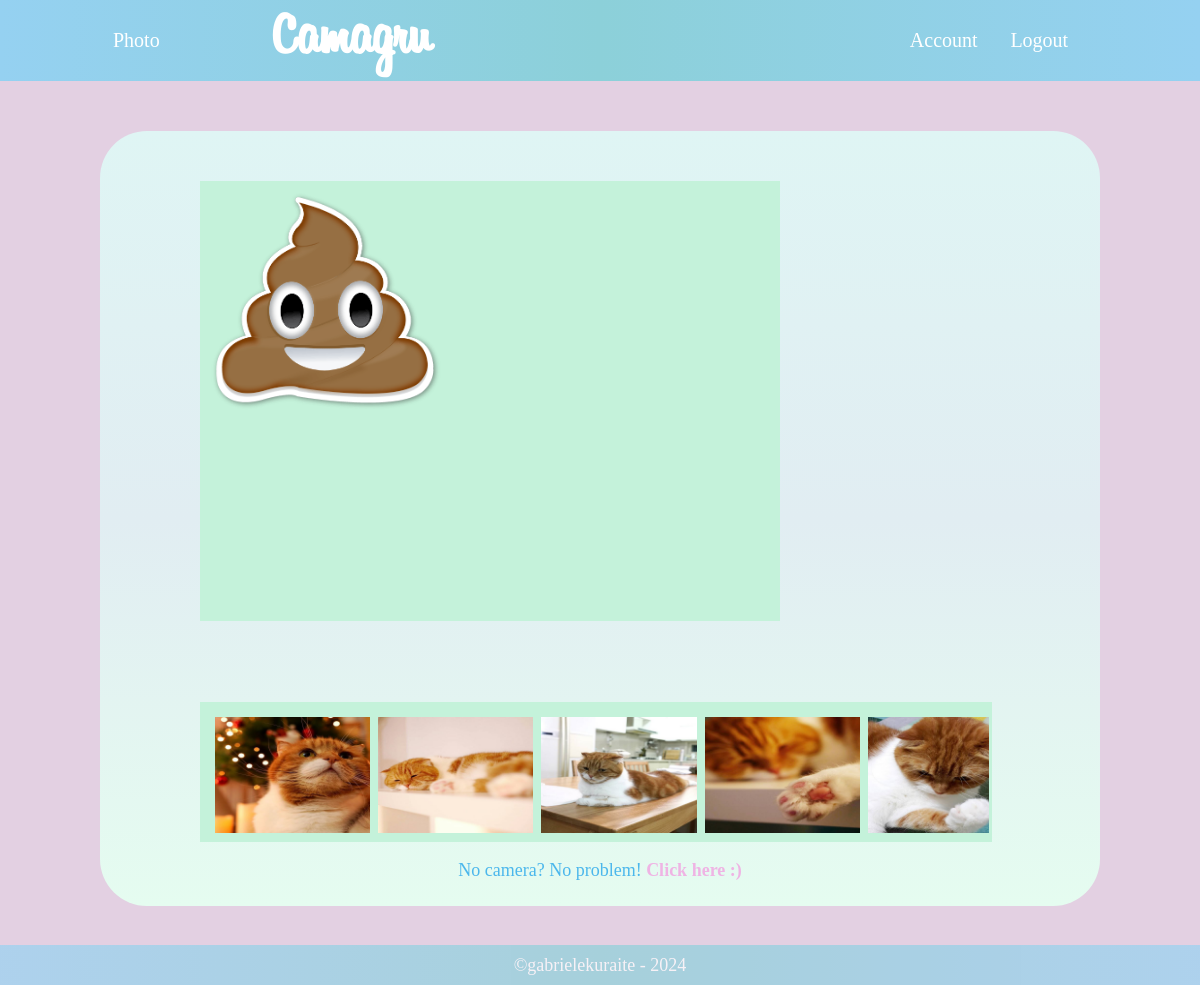
The page /camera.php (signed in) on the database as committed earlier.
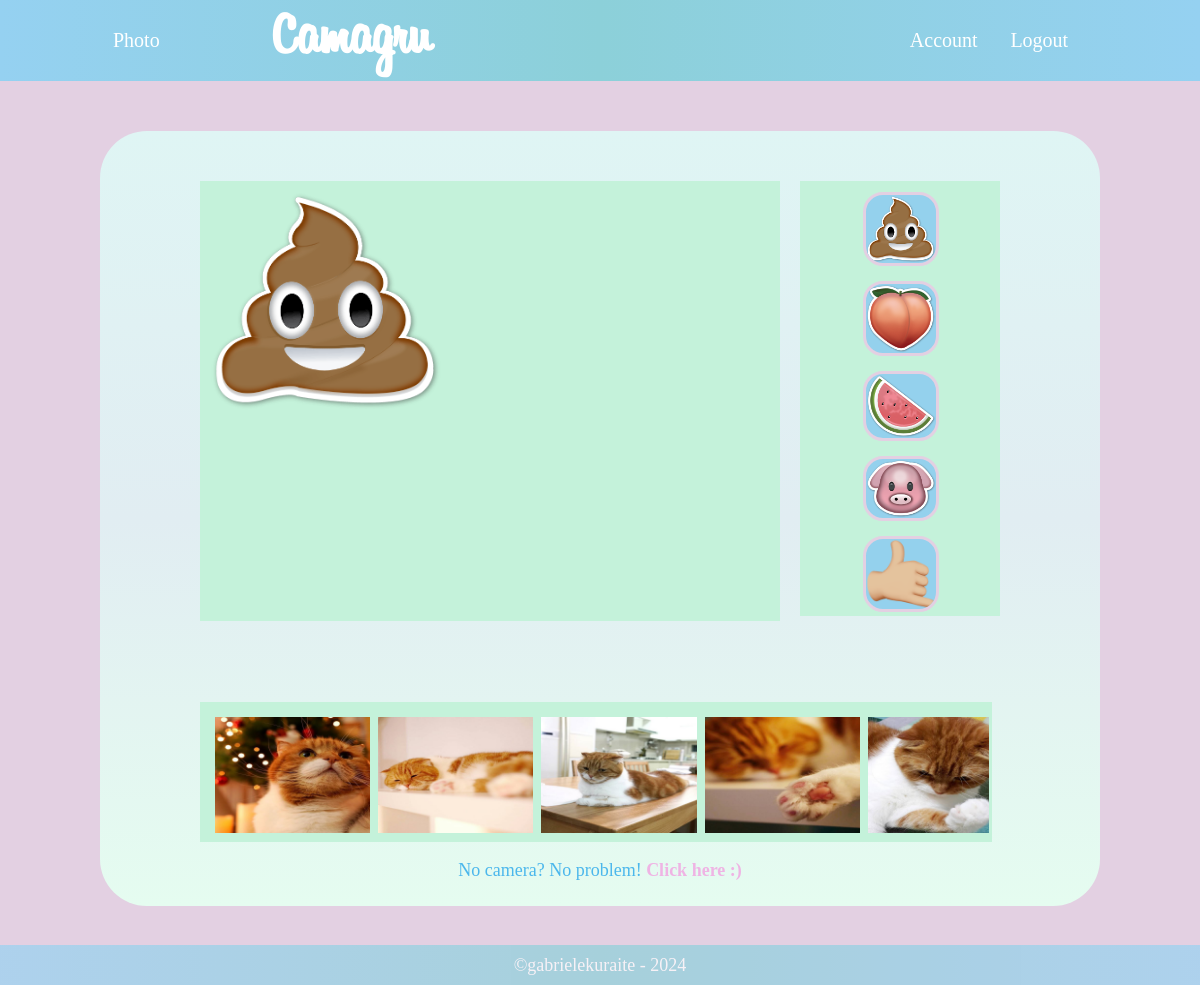
The same page on the database as committed later.
### tables this page shows
CREATE TABLE `picture` (
  `id_img` int(11) NOT NULL AUTO_INCREMENT,
  `id_user` int(11) NOT NULL,
  `img` varchar(255) NOT NULL,
  `date` datetime NOT NULL DEFAULT CURRENT_TIMESTAMP,
  `likes` int(11) NOT NULL DEFAULT '0',
  PRIMARY KEY (`id_img`)
);

CREATE TABLE `stickers` (
  `id_sticker` int(11) NOT NULL AUTO_INCREMENT,
  `name` varchar(255) NOT NULL,
  `path` varchar(255) NOT NULL,
  PRIMARY KEY (`id_sticker`)
);

### camera.php (the view, shortened to what this page needs)
<?php
require("config/database.php");
function fetchStickers($pdo) {
    $query = $pdo->query("SELECT id_sticker, path FROM stickers");
    return $query->fetchAll(PDO::FETCH_ASSOC);
}
function fetchUserPhotos($pdo, $user_id) {
    $query = $pdo->prepare("SELECT img, id_img FROM picture WHERE id_user = :id_user ORDER BY date DESC");
    $query->bindParam(":id_user", $user_id, PDO::PARAM_INT);
    $query->execute();
    return $query->fetchAll(PDO::FETCH_ASSOC);
}
$stickers = fetchStickers($pdo);
$user_photos = fetchUserPhotos($pdo, $_SESSION['id']);
?>
<div class="background">
    <div id="camera">
        <div id="video_div">
            <div id="live_video">
                <img src="public/stickers/poop.png" id="overlay">
            </div>
            <video id="video"></video>
        </div>
        <div id="sticker_div">
            <?php foreach ($stickers as $sticker): ?>
                <img src="<?= $sticker['path'] ?>" class="stickerImg" data-id="<?= $sticker['id_sticker'] ?>" onclick="selectSticker(this)">
            <?php endforeach; ?>
        </div>
        <form method="POST" action="" onsubmit="takePhoto();">
        </form>
        <div id='camera_gallery'>
            <?php foreach ($user_photos as $photo): ?>
                <img src="<?= $photo['img'] ?>" id='photo' id='<?= $photo['id_img'] ?>'>
            <?php endforeach; ?>
        </div>
        <div><p id="text-camera">No camera? No problem! <a style="color: #EFB4E4;" href="upload.php"><b>Click here :)</b></a></p></div>
    </div>
</div><br/><br/>
<?php $view = ob_get_clean(); ?>
<?php require("template.php"); ?>

### template.php (shortened to what this page needs)
<!DOCTYPE html>
<html lang="en">
<head>
    <link rel="stylesheet" href="/public/css/main.css">
    <link rel="stylesheet" href="https://use.fontawesome.com/releases/v5.8.1/css/all.css">
</head>
<body>
<header>
    <table class="container"><tr>
        <td><a href="/camera.php">Photo</a></td>
        <td><a href="/index.php" id="Cam_logo" style="padding:0">
            <h1>Camagru</h1>
        </a>
        <td>
        </td>
        <td style="width:50%"></td>
        <?php
        if (isset($_SESSION['loggedin']) && $_SESSION['loggedin'] != ""){
            echo'
                <td style="width:10%"><a href="http://'.$_SERVER['HTTP_HOST'].'/user/account.php">Account</a></td>
                <td style="width:10%"><a href="http://'.$_SERVER['HTTP_HOST'].'/user/logout.php">Logout</a></td>
                ';
        }else{
            echo'
            <td style="width:10%"><a class="logButt" href="http://'.$_SERVER['HTTP_HOST'].'/user/login.php">Log In</a></td>
            <td style="width:10%"><a class="signButt" href="http://'.$_SERVER['HTTP_HOST'].'/user/register.php">Sign In</a></td>';
        }?>
    </tr></table>
</header>
<div class="main">
    <?= $view ?>
</div>
<div id="footer">
	<p style="margin: 10px;">©gabrielekuraite - 2024</p>
</div>
</body>
</html>

### public/css/main.css (style rules this page uses)
body { background: #e3d0e2; background-repeat: no-repeat; background-attachment: fixed; margin:0; padding:0; height:100%; }
header { background-image: linear-gradient(to right, #95d1f1, #8cd0d9, #95d1f1); display: flex; justify-content: space-around; flex-wrap: wrap; }
h1 { font-family: Instagram; font-size: 60px; color: white; text-align: center; margin:0; }
p { text-align: center; font-size:18px; color: white; }
a { text-decoration: none; color:white; }
.main { max-width: 1000px; min-width: 320px; margin-right: auto; margin-left: auto; margin-top: 50px; }
.background { background-image: linear-gradient(to bottom, #dff5f4, #e1edf2, #e5fcf0); border-radius: 47px; }
#footer { position:fixed; bottom:0; height: 40px; background-image: linear-gradient(to right, #95d1f1, #8cd0d9, #95d1f1); opacity: 0.7; width:100%; }
.container { max-width:1000px; margin-left:auto; margin-right:auto; width:100%; }
.container a { color: #FFF; font: 20px Raleway; padding: 10px 10px; display: inline-flex; width: 60px; }
#camera { width: 80%; margin-right: auto; margin-left: auto; padding-bottom: 25px; text-align:middle; }
#camera #video_div { margin-top: 50px; margin-bottom: 20px; background-color:#c4f2da; padding: 10px; width: 70%; float:left; position : relative; height: 42vw; max-height: 420px; min-width: 285px; min-height:236px; }
#camera #live_video { width: 100%; height: 100%; z-index: 1; position: absolute; }
#overlay { height: 50%; width: 40%; }
#camera #video_div #video { width: 100%; z-index:0; }
#camera form { height: 40px; width: 70%; display: flex; justify-content: space-around; flex-wrap: wrap; padding: 10px; min-width: 200px; }
#camera #sticker_div { background-color: #c4f2da; width: 25%; max-height: 445px; margin-top: 50px; float: right; }
#camera #sticker_div img { width: 35%; margin-left: 63px; margin-top: 11px; cursor: pointer; }
.stickerImg { background: rgb(148, 209, 237); border: 3px solid #e3d0e2; border-radius: 20px; }
#camera #camera_gallery { margin-top: 1px; padding: 10px 0px 0px 10px; background-color: #c4f2da; border: 3px solid#c4f2da; overflow-y:hidden; overflow-x:auto; width: 97%; white-space: nowrap; min-height: 120px; }
#camera #camera_gallery #photo { width: 20%; padding: 2px; min-width: 150px }
#text-camera { text-align:center; font-size:18px; color: #4bb7ec; margin-bottom: auto; }

Rows that differ between the two databases and show on the page:
added stickers: path (picture)
added stickers: path (picture)
added stickers: path (picture)
added stickers: path (picture)
added stickers: path (picture)
